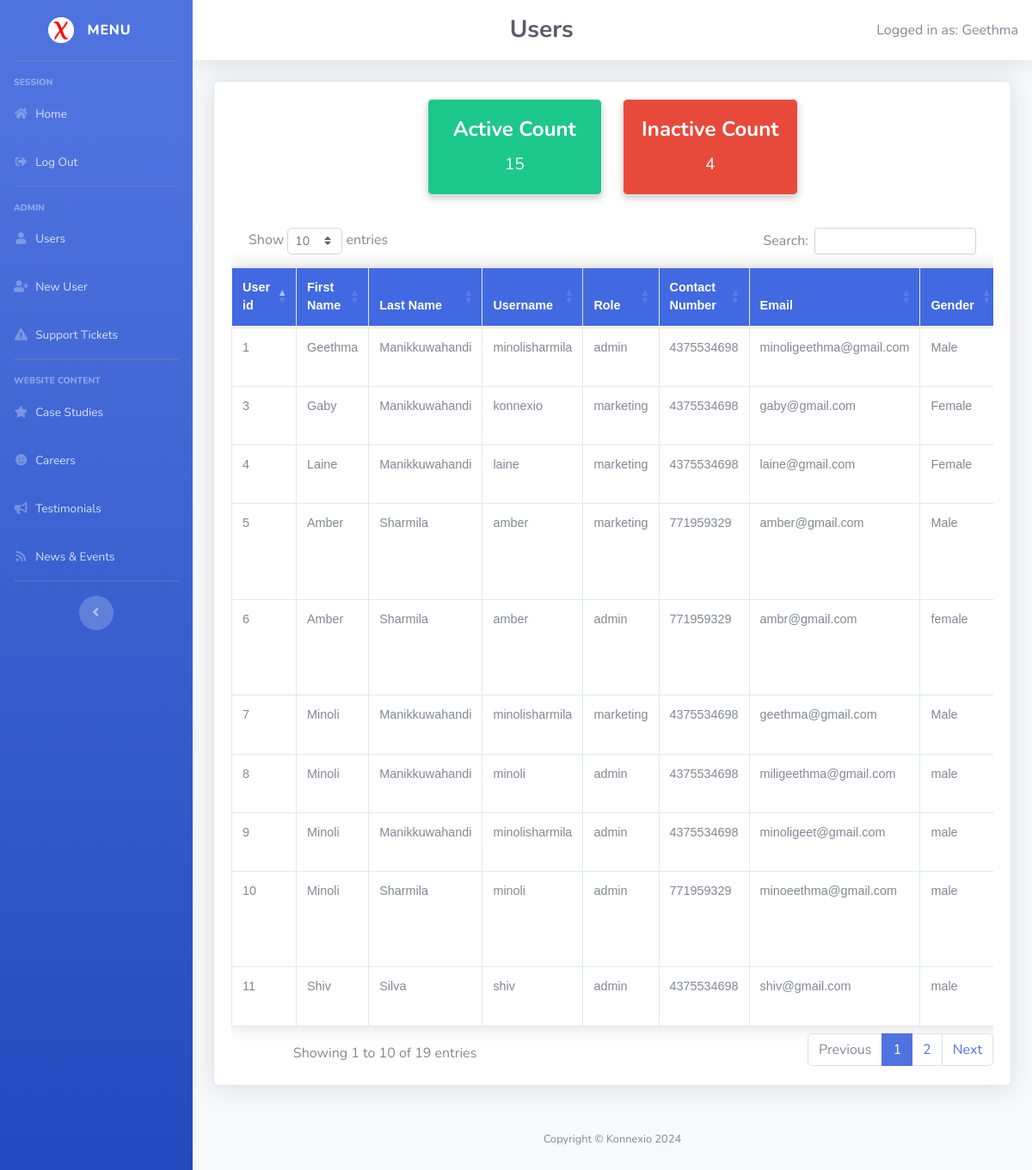
/admin_page/UserManagement.php (signed in), run on an earlier commit of the app's database.
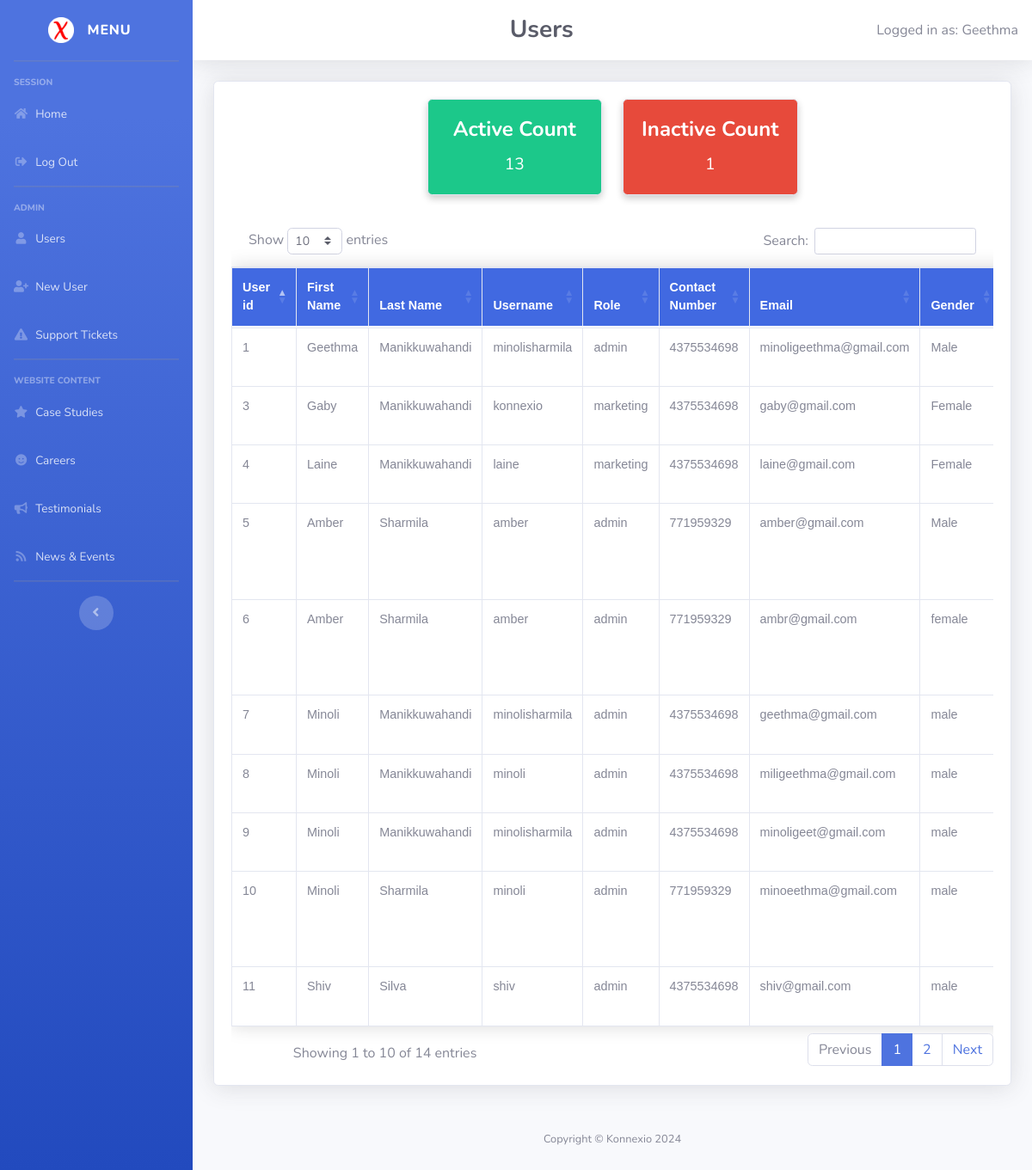
And on a later commit of the database.
### tables this page shows
CREATE TABLE `user` (
  `userid` int(11) NOT NULL,
  `first_name` varchar(255) NOT NULL,
  `last_name` varchar(255) NOT NULL,
  `roleid` int(11) NOT NULL,
  `contact_no` bigint(11) DEFAULT NULL,
  `email` varchar(255) DEFAULT NULL,
  `Gender` varchar(255) DEFAULT NULL,
  `Address` varchar(255) DEFAULT NULL,
  `isactive` tinyint(1) NOT NULL DEFAULT 1,
  `last_updated_date` datetime DEFAULT NULL
);

CREATE TABLE `user_role` (
  `roleid` int(11) NOT NULL,
  `role_name` varchar(255) NOT NULL
);

CREATE TABLE `user_credentials` (
  `credential_id` int(11) NOT NULL,
  `userid` int(11) NOT NULL,
  `username` varchar(255) NOT NULL,
  `password` varchar(255) NOT NULL,
  `created_date` date NOT NULL DEFAULT current_timestamp(),
  `last_updated_date` datetime DEFAULT NULL,
  `expiry_date` date DEFAULT NULL
);

### admin_page/AdminPagesBody.php (the view, shortened to what the changed rows need)
<!DOCTYPE html>
<html lang="en">
<head>
    <link rel="stylesheet" href="https://stackpath.bootstrapcdn.com/bootstrap/4.5.2/css/bootstrap.min.css">
    <link rel="stylesheet" href="https://cdn.datatables.net/1.10.25/css/dataTables.bootstrap4.min.css">
</head>
<body>
<div id="wrapper">
    <?php include 'Sidebar.php'; ?>
    <div id="content-wrapper" class="d-flex flex-column">
        <div id="content">
            <div class="container-fluid">
				<div class="card shadow mb-4">
					<div class="card-body">
                        <div class="row justify-content-center mb-4">
                            <div class="col-sm-3 mb-1">
                                <div class="card text-white bg-success rounded">
                                    <div class="card-body">
                                        <h5 class="card-title"><?php echo isset($activeUsers) ? 'Active Users' : 'Active Count'; ?></h5>
                                        <p class="card-text"><?php echo $activeCount; ?></p>
                                    </div>
                                </div>
                            </div>
                            <div class="col-sm-3 mb-1">
                                <div class="card text-white bg-danger rounded">
                                    <div class="card-body">
                                        <h5 class="card-title"><?php echo isset($activeUsers) ? 'Deactivated Users' : 'Inactive Count'; ?></h5>
                                        <p class="card-text"><?php echo $inactiveCount; ?></p>
                                    </div>
                                </div>
                            </div>
                        </div>
                        <div class="table-responsive">
                            <?php
                                echo '<table class="table table-bordered dataTable styled-table" id="dataTable" width="100%" cellspacing="0" >
                                        <thead>
                                            <tr>';
                                                foreach ($tableTitles as $title) {
                                                    echo '<th scope="col">'.$title.'</th>';
                                                }
                                            echo'</tr>
                                        </thead>
                                        <tbody>';
                                while ($row = $result->fetch_assoc()) {
                                    echo '<tr>';
                                    foreach ($tableColumnNames as $columnName) {
										$columnNameWithoutAlias = str_replace('cs.', '', $columnName);
										$columnNameWithoutAlias = str_replace('r.', '', $columnNameWithoutAlias);
										$columnNameWithoutAlias = str_replace('cr.', '', $columnNameWithoutAlias);
                                        echo '<td class="left-align">';
                                        if ($columnNameWithoutAlias === 'image') {
                                            $imagePath = 'upload/'.$row[$columnNameWithoutAlias];
                                            echo '<a href="#" class="thumbnail-link" data-toggle="modal" data-target="#imageModal" data-image="'.$imagePath.'">';
                                            echo '<img src="'.$imagePath.'" alt="image" class="img-thumbnail">';
                                            echo '</a>';
                                        } elseif ($columnNameWithoutAlias === 'isactive') {
											$checked = $row[$columnNameWithoutAlias] == 1 ? 'checked' : '';
											echo '<label class="switch">';
											echo '<input type="checkbox" class="toggle-status" data-id="' . $row[$tablePrimaryKey] . '" data-status="' . $row[$columnNameWithoutAlias] . '" ' . $checked . '>';
											echo '<span class="slider round"></span>';
											echo '</label>';
										} elseif ($columnNameWithoutAlias === 'form') {
											$scriptData = $row['form'];
											echo htmlspecialchars($scriptData);
									    } else {
                                            echo $row[$columnNameWithoutAlias];
                                        }
                                        echo '</td>';
                                    }
									echo '</tr>';
								}
                                echo '</tbody>
                                    </table>';
                            ?>
                        </div>
                    </div>
                </div>
            </div>
        </div>
    </div>
</div>
<?php include 'ReferencesBottom.php'?>
</body>
</html>

What changed in the data, as far as the page shows it:
changed user "geethma@gmail.com": Gender "Male" → "male"
Also different on the page:
$activeCount: "15" → "13"
$inactiveCount: "4" → "1"
text written by a page script: "Show entries Search: Showing 1 to 10 of 19 entries Previous 1 2 Next" → "Show entries Search: Showing 1 to 10 of 14 entries Previous 1 2 Next"
new list line: "admin"
list line gone: "marketing"
